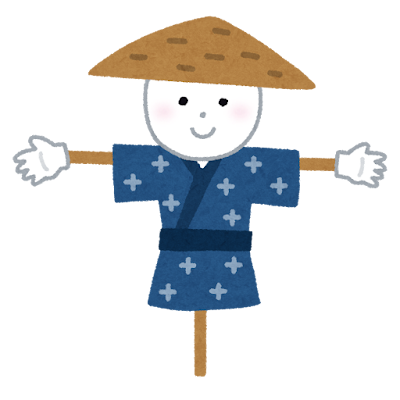
#> input picture GameEngine/Assets/Player/kakashi.png, 400 x 400 px, given in place of front.png, which was not available
$ python make_sprites4.py
#> lines starting #> are read from the running program, lines starting #| are printed output that depends on the picture; after the words box and inside, x2 and y2 are one past the last pixel; in counts of white or black regions, pixels touching at a corner belong together
### tools/player_sprites/make_sprites.py
# 新プレイヤー（赤マント・水色の剣）のスプライト生成。
# 入力: work/{front,back,side}.png（1536四方、足元 y=1227、中心 x=768。prep.py が作る）
# 出力: out_sheets/player_{dir}_{idle|attack|skill|hurt}.png（4列x2行、1コマ=1536枠を縮小。attack 768、他 512）
#       out_sheets/player_{dir}.png（立ち絵 1024 = 枠の中央 256..1280）, out_sheets/player.png
import math, os
import numpy as np
from PIL import Image, ImageDraw, ImageFilter

HERE = os.path.dirname(os.path.abspath(__file__))
WORK = os.path.join(HERE, "work")
OUT = os.path.join(HERE, "out_sheets")
os.makedirs(OUT, exist_ok=True)
CW = 1536
Y, X = np.mgrid[0:CW, 0:CW]
INK = (28, 20, 22, 255)


# ---------------- 小道具 ----------------
def dil(m, n=1):
    o = m.copy()
    for _ in range(n):
        p = o.copy(); o[1:, :] |= p[:-1, :]; o[:-1, :] |= p[1:, :]; o[:, 1:] |= p[:, :-1]; o[:, :-1] |= p[:, 1:]
    return o


def poly(pts):
    m = Image.new("L", (CW, CW), 0); ImageDraw.Draw(m).polygon(pts, fill=255); return np.asarray(m) > 0


def layer(arr, keep):
    return Image.fromarray(np.where(keep[..., None], arr, 0).astype(np.uint8), "RGBA")


# [42 lines left out: functions inpaint, extend_under, wave, not called in this run]


def rot_pt(p, c, deg):
    t = math.radians(deg); dx, dy = p[0] - c[0], p[1] - c[1]
    return (c[0] + dx * math.cos(t) + dy * math.sin(t), c[1] - dx * math.sin(t) + dy * math.cos(t))


# [7 lines left out: function stretch, not called in this run]


GLOW = (255, 232, 150)


# [5 lines left out: function add_glow, not called in this run]


SPARK = [(-300, 160, 34, 40), (290, 80, 40, 34), (-250, -120, 30, 30), (320, 260, 46, 38), (-340, 330, 38, 32),
         (250, -60, 44, 36), (-200, 420, 36, 28), (360, -150, 32, 30), (-380, 20, 50, 34), (200, 380, 42, 30)]


# [8 lines left out: function add_sparks, not called in this run]


# ---------------- 顔 ----------------
def skin_near(arr, cx, cy, r):
    m = ((X - cx) ** 2 + (Y - cy) ** 2 < r * r) & (arr[..., 3] > 200) & (arr[..., 0] > 225) & (arr[..., 1] > 180) & (arr[..., 2] > 150)
    c = np.median(arr[m][:, :3], axis=0).astype(int); return (int(c[0]), int(c[1]), int(c[2]), 255)


def x_eye(d, cx, cy, w, h, point_right, width=8):
    pts = [(cx - w, cy - h), (cx + w, cy), (cx - w, cy + h)] if point_right else [(cx + w, cy - h), (cx - w, cy), (cx + w, cy + h)]
    d.line(pts, fill=INK, width=width, joint="curve")


# [26 lines left out: functions face_front, face_side, not called in this run]


# ---------------- リグ ----------------
def red_mask(a):
    r, g, b, al = a[..., 0], a[..., 1], a[..., 2], a[..., 3]
    # マントの赤（明るい赤〜暗い赤）。茶色（緑>青）・肌（緑が高い）は除く
    m = (al > 60) & (r > 70) & (r < 235) & (g < 95) & (r > g + 35) & (r > b + 20) & (b >= g + 1)
    return keep_big(m, 3000)


def keep_big(m, min_px):
    """小さな塊（髪や金具に混じった赤っぽい点）を除き、大きな塊（マント・スカーフ）だけ残す"""
    from collections import deque
    H, W = m.shape; seen = np.zeros_like(m); out = np.zeros_like(m)
    ys, xs = np.nonzero(m)
    for y0, x0 in zip(ys, xs):
        if seen[y0, x0]: continue
        q = deque([(y0, x0)]); seen[y0, x0] = True; pts = []
        while q:
            y, x = q.popleft(); pts.append((y, x))
            for dy, dx in ((1, 0), (-1, 0), (0, 1), (0, -1)):
                ny, nx = y + dy, x + dx
                if 0 <= ny < H and 0 <= nx < W and m[ny, nx] and not seen[ny, nx]:
                    seen[ny, nx] = True; q.append((ny, nx))
        if len(pts) >= min_px:
            py, px = zip(*pts); out[list(py), list(px)] = True
    return out


class Rig:
    def __init__(self, name, arm_poly, piv, torso_hole=None, sym=False, faces=None):
        base = Image.open(os.path.join(WORK, name + ".png")).convert("RGBA")
        a = np.asarray(base).copy(); al = a[..., 3] > 16
        self.base = base
        red = dil(red_mask(a.astype(int)), 2)
        arm = poly(arm_poly) & al & ~red
        arm = dil(arm, 2) & al & ~red
        cape = dil(red_mask(a.astype(int)), 4) & al & ~arm
        self.arm = arm; self.cape = cape
        # 腕を外した後の体（腕に隠れていた胴を塗り埋め）
        body_arr = a.copy()
        if torso_hole is not None:
            hole = arm & poly(torso_hole)
            tz = poly(torso_hole) & ~arm & (a[..., 3] > 200)
            navy = tz & (a[..., 2] > a[..., 0] + 15) & (a[..., 2] > 60)
            src = navy if navy.sum() > 50 else (al & ~arm & (a[..., 2] > a[..., 0] + 15) & (a[..., 2] > 60))
            col = np.median(a[src][:, :3], axis=0).astype(np.uint8)
            body_arr[hole] = np.append(col, 255)               # 腕に隠れていた胴は、上着の色で埋める
            body_keep = (body_arr[..., 3] > 0) & ~(arm & ~hole) & ~cape
        else:
            body_keep = al & ~arm & ~cape
        self.body_arr = body_arr; self.body_keep = body_keep
        ext, filled = extend_under(a, cape, al & ~arm)
        self.CAPE = layer(ext, filled)
        self.ARM = layer(a, arm)
        self.BODY = layer(body_arr, body_keep)
        self.ALT = {}
        if faces:
            for k in ("strain", "pain"):
                fa = np.asarray(faces(base, k)).copy()
                if torso_hole is not None: fa = np.where((arm & poly(torso_hole))[..., None], body_arr, fa)
                self.ALT[k] = layer(fa, body_keep)
        ys, xs = np.nonzero(cape)
        self.top, self.bot = ys.min(), ys.max()
        ay, ax = np.nonzero(al)
        self.cx = 768; self.FEET = ay.max(); self.HIP = (768, ay.max() - 60)
        self.SH = piv; self.sym = sym
        self.center = (768, int((ay.min() + ay.max()) / 2))

    # [26 lines left out: functions put_arm, frame, sheet, not called in this run]


# ---------------- 動き ----------------
# attack: (腕, 体の傾き, 横, 上下, 伸縮, 力み顔, 残像の元, 腕が手前)
ATTACK = {
    # 横：水平に構えた剣を、頭の上へ振りかぶって前下へ斬り下ろす
    "side": [(0, 0, 0, 0, 1.00, 0, None, 1), (30, 3, -8, 0, 1.00, 1, None, 1), (62, 5, -14, 0, 0.97, 1, None, 1),
             (78, 6, -18, 0, 0.94, 1, None, 1), (25, -2, 8, 0, 1.04, 1, 78, 1), (-28, -6, 24, 0, 1.01, 1, 25, 1),
             (-48, -8, 30, 0, 0.95, 1, -28, 1), (-40, -5, 24, 0, 1.00, 1, None, 1)],
    # 前：剣側（画面左）の外へ高く振り上げ、体の前を斜めに斬り下ろす
    "front": [(0, 0, 0, 0, 1.00, 0, None, 1), (-40, -2, 0, 0, 1.00, 1, None, 1), (-88, -3, 0, 2, 0.97, 1, None, 1),
              (-112, -4, 0, 4, 0.94, 1, None, 1), (-40, 1, 0, -2, 1.04, 1, -112, 1), (25, 3, 0, -6, 1.01, 1, -40, 1),
              (58, 4, 0, -8, 0.95, 1, 25, 1), (50, 3, 0, -6, 1.00, 1, None, 1)],
    # 後：前の左右反対
    "back": [(0, 0, 0, 0, 1.00, 0, None, 1), (40, 2, 0, 0, 1.00, 0, None, 1), (88, 3, 0, -2, 0.97, 0, None, 1),
             (112, 4, 0, -4, 0.94, 0, None, 1), (40, -1, 0, 2, 1.04, 0, 112, 1), (-25, -3, 0, 6, 1.01, 0, 40, 1),
             (-58, -4, 0, 8, 0.95, 0, -25, 1), (-50, -3, 0, 6, 1.00, 0, None, 1)],
}
# skill: (腕, 体, 上下, 伸縮, 光, マント)  ＝剣を掲げて光る
SKILL = {
    "side": [(0, 0, 0, 1.00, 0.00, 1.0), (-8, 2, 4, 0.97, 0.10, 1.2), (-10, 3, 6, 0.95, 0.25, 1.4), (25, 0, -4, 1.02, 0.45, 2.0),
             (50, -1, -8, 1.04, 0.70, 2.6), (60, -1, -10, 1.05, 0.95, 3.0), (60, -1, -10, 1.05, 1.00, 3.0), (30, 0, -4, 1.02, 0.55, 2.0)],
    "front": [(0, 0, 0, 1.00, 0.00, 1.0), (10, 1, 4, 0.97, 0.10, 1.2), (12, 1, 6, 0.95, 0.25, 1.4), (-50, 0, -4, 1.02, 0.45, 2.0),
              (-95, 0, -8, 1.04, 0.70, 2.6), (-125, 0, -10, 1.05, 0.95, 3.0), (-125, 0, -10, 1.05, 1.00, 3.0), (-60, 0, -4, 1.02, 0.55, 2.0)],
    "back": [(0, 0, 0, 1.00, 0.00, 1.0), (-10, -1, 4, 0.97, 0.10, 1.2), (-12, -1, 6, 0.95, 0.25, 1.4), (50, 0, -4, 1.02, 0.45, 2.0),
             (95, 0, -8, 1.04, 0.70, 2.6), (125, 0, -10, 1.05, 0.95, 3.0), (125, 0, -10, 1.05, 1.00, 3.0), (60, 0, -4, 1.02, 0.55, 2.0)],
}
# hurt: (腕, 体, 横, 上下, 伸縮, マント, 痛い顔)
HURT = {
    "side": [(12, 8, -18, 0, 0.92, 1.6, 1), (18, 12, -28, 0, 0.95, 1.8, 1), (15, 10, -24, 0, 0.98, 1.6, 1), (10, 6, -16, 0, 1.00, 1.4, 1),
             (6, 3, -9, 0, 1.01, 1.2, 1), (3, 1, -4, 0, 1.00, 1.1, 0), (1, 0, -1, 0, 1.00, 1.0, 0), (0, 0, 0, 0, 1.00, 1.0, 0)],
    "front": [(-10, 3, 0, -8, 0.92, 1.6, 1), (-14, -4, 0, -14, 0.95, 1.8, 1), (-10, 3, 0, -12, 0.98, 1.6, 1), (-6, -2, 0, -8, 1.00, 1.4, 1),
              (-3, 1, 0, -4, 1.01, 1.2, 1), (-1, 0, 0, -2, 1.00, 1.1, 0), (0, 0, 0, 0, 1.00, 1.0, 0), (0, 0, 0, 0, 1.00, 1.0, 0)],
    "back": [(10, -3, 0, 8, 0.92, 1.6, 0), (14, 4, 0, 14, 0.95, 1.8, 0), (10, -3, 0, 12, 0.98, 1.6, 0), (6, 2, 0, 8, 1.00, 1.4, 0),
             (3, -1, 0, 4, 1.01, 1.2, 0), (1, 0, 0, 2, 1.00, 1.1, 0), (0, 0, 0, 0, 1.00, 1.0, 0), (0, 0, 0, 0, 1.00, 1.0, 0)],
}

# [53 lines that do not run on import are left out]

### tools/player_sprites/make_sprites2.py
# 新プレイヤーのスプライト（16コマ版）。make_sprites.py の部品（Rig・顔・光など）を使い、
# キーフレームを補間して 16 コマを作る。1コマ 384（1536枠の 1/4）、4列x4行。
import math, os, sys
import numpy as np
from PIL import Image

sys.path.insert(0, os.path.dirname(os.path.abspath(__file__)))
import make_sprites as M
from make_sprites import CW, X, Y, poly, dil, rot_pt, stretch, add_glow, add_sparks, face_front, face_side

HERE = M.HERE
OUT = os.path.join(HERE, "out16")
os.makedirs(OUT, exist_ok=True)
N = 16
FC = 384


class Rig2(M.Rig):
    def __init__(self, *a, head_line=None, **k):
        super().__init__(*a, **k)
#> in __init__, base is the input picture: PIL image 400x400 RGBA; mean R, G, B, A 35.4, 37.2, 38.5, 68.3
#> in __init__, `al = a[..., 3] > 16`:
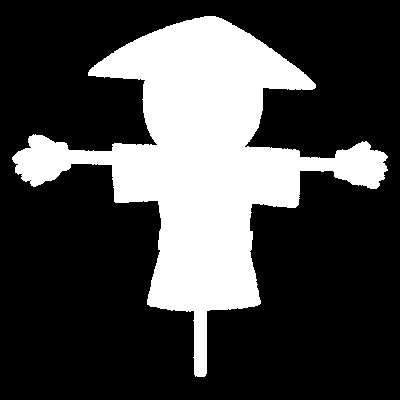
#> al: shape (400, 400) bool; 27.5% white; 1 white region, box (x1, y1, x2, y2) and area: (12, 16, 388, 377) 43941
#> in red_mask, `r, g, b, al = a[..., 0], a[..., 1], a[..., 2], a[..., 3]`:
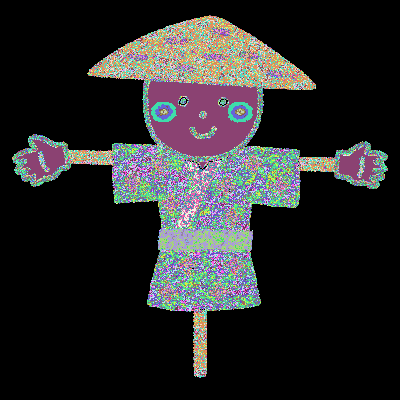
#> r: shape (400, 400) int64; 255 distinct labels, from 0 to 255; one colour per label, 0 black
#> in red_mask, `r, g, b, al = a[..., 0], a[..., 1], a[..., 2], a[..., 3]`:
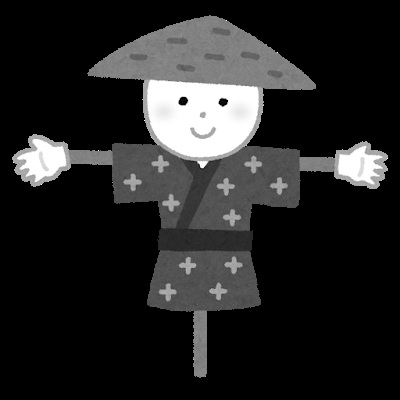
#> g: shape (400, 400) int64; min 0, max 255, mean 37.2
#> in red_mask, `r, g, b, al = a[..., 0], a[..., 1], a[..., 2], a[..., 3]`:
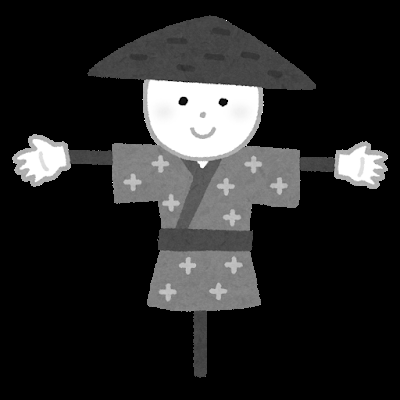
#> b: shape (400, 400) int64; min 0, max 255, mean 38.5
#> (the rest of the program and of its run is left out)
